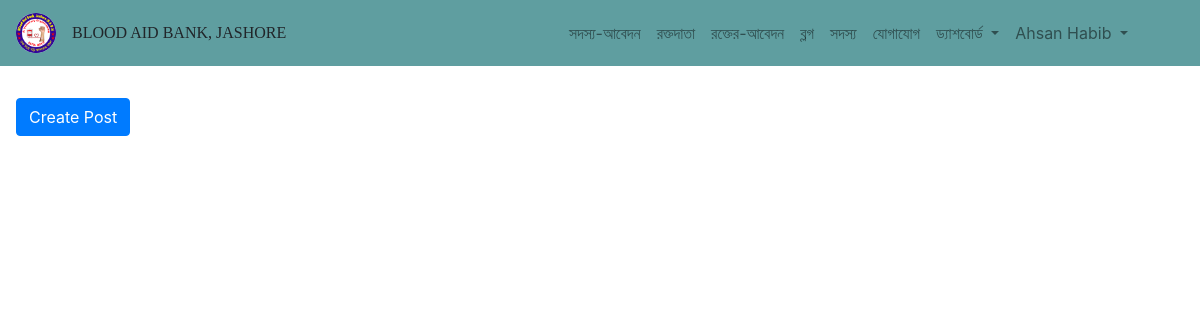
/blog/post/list/ (signed in), run on an earlier commit of the app's database.
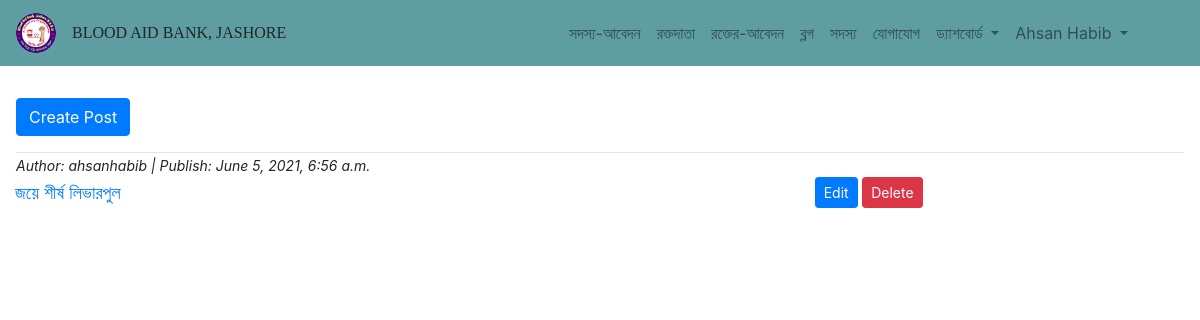
And on a later commit of the database.
### Blog/models.py (models this page shows, shortened)
class Post(models.Model):
    title = models.CharField(max_length =200, verbose_name="পোস্ট টাইটেল", null=False)
    author = models.ForeignKey(User, on_delete=models.CASCADE, verbose_name="লেখক", null=False)
    image = models.ImageField(upload_to = "Post/", default="", verbose_name="ছবি")
    body1 = models.TextField(verbose_name="কন্টেন্ট ১ম অংশ")
    body2 = models.TextField(verbose_name="কন্টেন্ট ২য় অংশ")
    date = models.DateTimeField(auto_now_add=False, default=datetime.datetime.now)

### Blog/views.py (the view)
# urls.py: path('post/list/', views.showBlogList, name = 'show_blog_list'),
@login_required
def showBlogList(request):
    post = Post.objects.order_by('-id').all()
    return render(request, 'Blog/blog_list.html', context={'post':post})

### templates/Blog/blog_list.html
{% extends "base.html" %}
{% load crispy_forms_tags %}
{% load static %}
{% block content %}
<div class="px-2 py-5" style="margin-top:50px">
    <div class="mx-2">
        <a class="btn btn-primary" href="{% url 'Blog:create_post'%}">Create Post</a>
        {% for list in post %}
            <hr class="mb-0">
            <i style="font-size:14px">Author: {{list.author}} | Publish: {{list.date}}</i>
            <div class="row">
                <div class="col-sm-12 col-lg-8">
                    <a class="page-link p-0" href="{% url 'Blog:blog1' list.pk %}" style="font-size:18px; margin-top:5px; border: none">{{list.title}}</a>
                </div>
                <div class="col-sm-12 col-lg-4">
                    <a class="btn btn-sm btn-primary" type="button" href="{% url 'Blog:edit_blog' list.pk %}">Edit</a>
                    <a class="btn btn-sm btn-danger" type="button" href="{% url 'Blog:delete_blog' list.pk %}">Delete</a>
                </div>
            </div>
        {% endfor %}
    </div>
</div>
{% endblock %}

What changed in the data, as far as the page shows it:
added Post: author "ahsanhabib", date "June 5, 2021, 6:56 a.m.", title "জয়ে শীর্ষ লিভারপুল"
